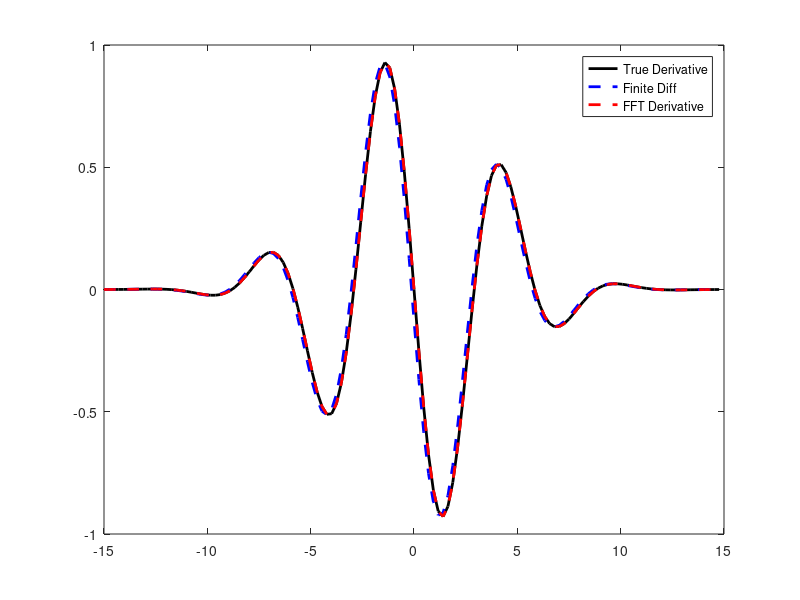

Recreate this plot in MATLAB. (Note: this script raises an error after producing the figure.)
%%
%     Curso do canal ExataMenteS
%     Aula 77 - FFT em Equacoes Diferenciais
%     Se inscreva no canal e nos ajude a crescer <3
%     https://www.youtube.com/channel/UCZyFebN0_gF2yy5fhVhlXtA
%     Professor: Joao Pinheiro
%     Copyright https://github.com/joaomh
%%

% Approximate derivative using Finite Difference
n = 128;
L = 30;
dx = L/(n);
x = -L/2:dx:L/2-dx;
f = cos(x).* exp(-x.^2/25);
df = -(sin(x).* exp(-x.^2/25) + (2/25)*x.*f);

dFD = zeros(1,n); % Finite Difference

for Nwave = 1:length(df)-1
    dFD(Nwave) = (f(Nwave+1)-f(Nwave))/dx;
end

% Derivative using FFT (spectral derivative)
FCoef = fft(f);
Nwave = (2* pi/L)*(-n/2:n/2-1);
Nwave = fftshift(Nwave); % Re-order fft frequencies
dfCoef = 1j*Nwave.*FCoef;
dfFFT = real(ifft(dfCoef));

% Plot
plot(x,df,'k','LineWidth',2), hold on
plot(x,dFD,'b--','LineWidth',2)
plot(x,dfFFT,'r--','LineWidth',2)
legend('True Derivative','Finite Diff','FFT Derivative')

%% Heat equation
a = 1;      % Thermal diffusivity constant
L = 100;    % Length of domain
N = 1000;   % Number of discretization points
dx = L/N;
x = -L/2:dx:L/2-dx; % Define x domain

% Define discrete wavenumbers
Nwave = (2* pi/L)*(-N/2:N/2-1);
Nwave = fftshift(Nwave); % Re-order fft wavenumbers

% Initial condition
u0 = 0*x;
u0((L/2 - L/10)/dx:(L/2 + L/10)/dx) = 1;

% Simulate in Fourier frequency domain
t = 0:0.1:10;
u = zeros(a+L,N);
[t,uhat] = ode45(@(t,uhat)rhsHeat(t,uhat,Nwave,a),t,fft(u0));
for i = 1:length(t) % iFFT to return to spatial domain
    u(i,:) = ifft(uhat(i,:));
end

figure(1), clf
colormap jet
waterfall((u(1:10:end,:)));
xlabel('x'), ylabel('t'), zlabel('u(t,x)')
figure(2), clf
colormap jet
imagesc(flipud(u));
xlabel('x'), ylabel('t')
